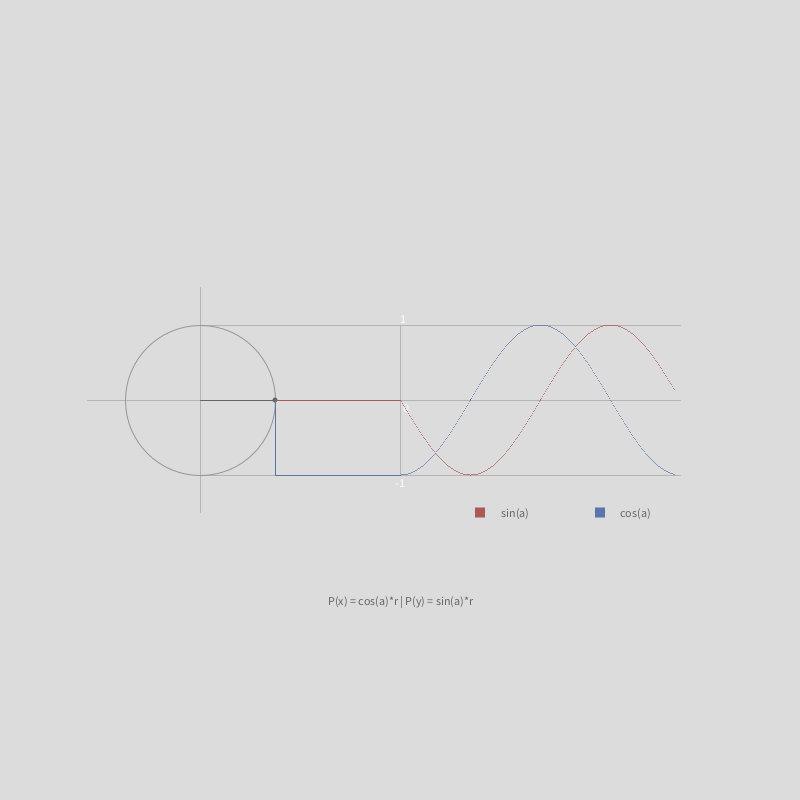
Frame 1 (no input)
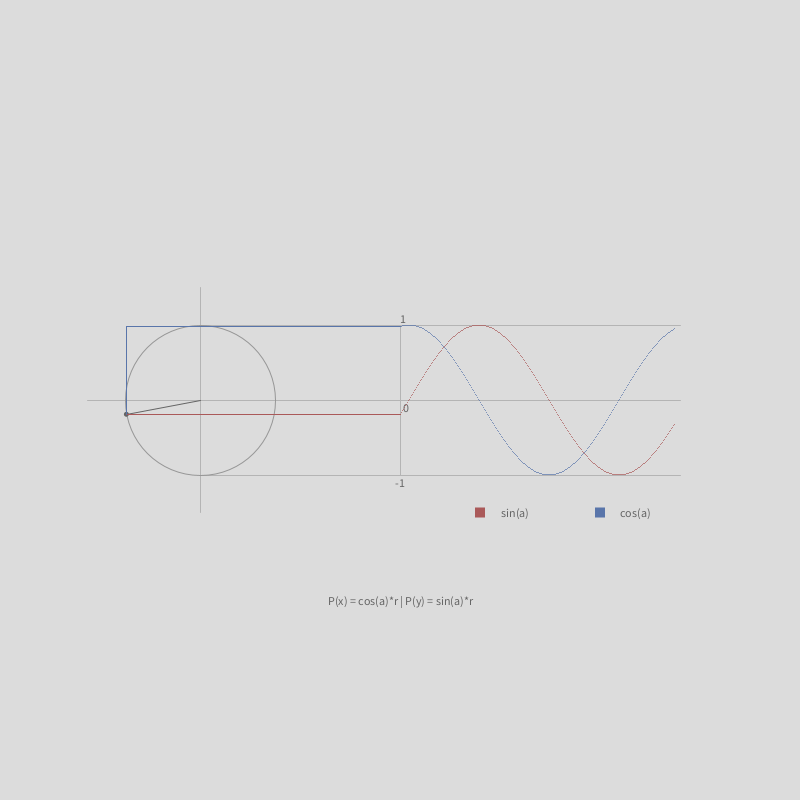
Frame 60 (the mouse pressed at the canvas centre just before this capture)
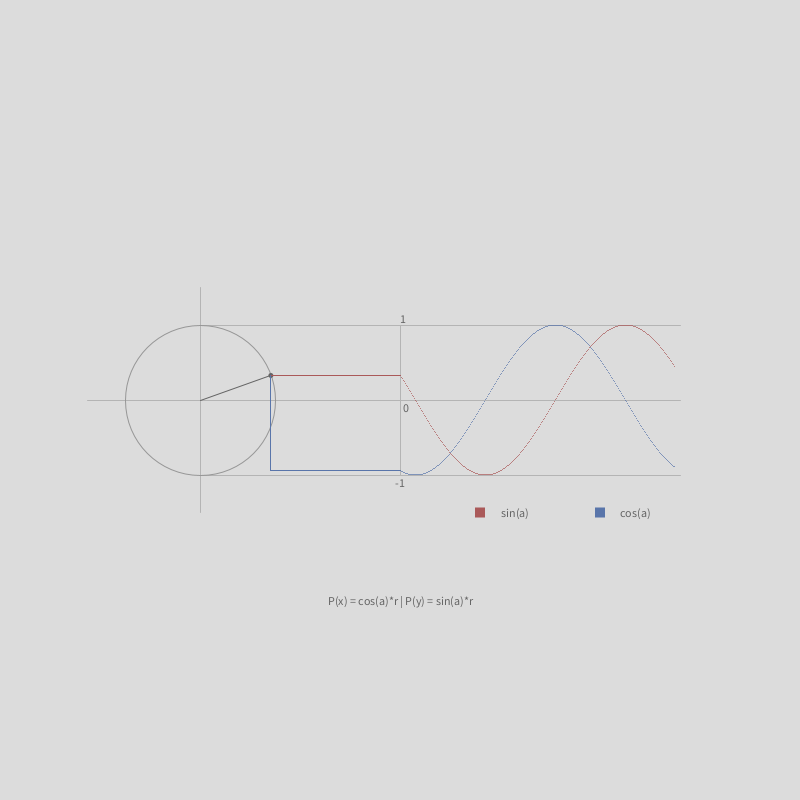
Frame 120 (the mouse held since frame 60 and released just before this capture)

The Processing sketch that drew these frames (run headless with seeded random() and noise(); from frame 60 on, the mouse is pressed at the canvas centre):

// Processing sketch: sketch382161
// ── sketch382161.pde
PVector p;

float a, r;

void setup() {
  size(800, 800);
  
  r = 75;
  a = 0;
  
  p = new PVector(cos(a)*r, sin(a)*r);
}

void draw() {
  background(220);
  
  grid();
  
  p.x = width*0.25+cos(a)*r;
  p.y = height/2+sin(a)*r;
  
  ellipseMode(CENTER);
  stroke(150);
  noFill();
  ellipse(width*0.25, height/2, r*2, r*2);
  
  fill(100);
  noStroke();
  ellipse(p.x, p.y, 5, 5);
  
  stroke(100);
  line(width*0.25, height/2, p.x, p.y);
  
  sinewaves();
  
  legend();
  
  a += 0.05;
}

void grid() {
  stroke(180);
  line(width*0.25-r-(r/2), height/2, width*0.85, height/2);
  line(width*0.25, height/2-r-(r/2), width*0.25, height/2+r+(r/2));
  line(width*0.25, height/2-r, width*0.85, height/2-r);
  line(width*0.25, height/2+r, width*0.85, height/2+r);
  line(width*0.5, height/2-r, width*0.5, height/2+r);
  
  textAlign(LEFT, BOTTOM);
  text("1", width*0.5, height*0.5-r);
  textAlign(LEFT, TOP);
  text("0", width*0.5+3, height*0.5+3);
  textAlign(CENTER, TOP);
  text("-1", width*0.5, height*0.5+r+3);
}

void sinewaves() {
  float b = a;
  for (int x = int(width*0.5); x < width*0.75+r; x++) {
    stroke(#AA5959);
    point(x, height/2+sin(b)*r);
    stroke(#5975AA);
    point(x, height*0.5+cos(b)*r);
    b += TWO_PI/280;
  }
}

void legend() {
  stroke(#AA5959);
  line(p.x, p.y, width*0.5, height/2+sin(a)*r);
  stroke(#5975AA);
  line(p.x, height*0.5+cos(a)*r, width*0.5, height*0.5+cos(a)*r);
  line(p.x, p.y, p.x, height*0.5+cos(a)*r);
  
  fill(#AA5959);
  noStroke();
  rectMode(CENTER);
  rect(width*0.6, height*0.5+(r*1.5), 10, 10);
  fill(100);
  textAlign(CENTER, LEFT);
  text("sin(a)", width*0.6+35, height*0.5+(r*1.5)+4);
  
  fill(#5975AA);
  noStroke();
  rectMode(CENTER);
  rect(width*0.75, height*0.5+(r*1.5), 10, 10);
  fill(100);
  textAlign(CENTER, LEFT);
  text("cos(a)", width*0.75+35, height*0.5+(r*1.5)+4);
  
  textAlign(CENTER, CENTER);
  text("P(x) = cos(a)*r | P(y) = sin(a)*r", width/2, height*0.75);
}
